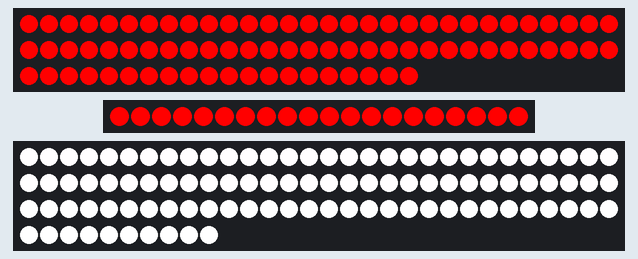
Simulated run of this sketch. Board: Arduino Uno, built with avr-gcc and run on an emulated ATmega328P. Shown: 80 RGB LEDs in strip order, left to right, continuing on the next row, 20 RGB LEDs in strip order, left to right, 100 RGB LEDs in strip order, left to right, continuing on the next row. The strip is taken to match the declared colour order.

Above: at 0.1 s.

The sketch:

QueenSecondary.ino
```cpp
#include <Adafruit_NeoPixel.h>

#define NUM_LEDS_STRIP1 80
#define NUM_LEDS_STRIP2 20
#define NUM_LEDS_STRIP3 100

#define PIN_STRIP1 2
#define PIN_STRIP2 3
#define PIN_STRIP3 4

Adafruit_NeoPixel strip1 = Adafruit_NeoPixel(NUM_LEDS_STRIP1, PIN_STRIP1, NEO_RGB + NEO_KHZ800);
Adafruit_NeoPixel strip2 = Adafruit_NeoPixel(NUM_LEDS_STRIP2, PIN_STRIP2, NEO_RGB + NEO_KHZ800);
Adafruit_NeoPixel strip3 = Adafruit_NeoPixel(NUM_LEDS_STRIP3, PIN_STRIP3, NEO_RGB + NEO_KHZ800);

void setup() {
  strip1.begin();
  strip2.begin();
  strip3.begin();

  strip1.show();
  strip2.show();
  strip3.show();

  // Set colors: Red (255, 0, 0) and White (255, 255, 255)
  setStaticColour(strip1, strip1.Color(255, 0, 0)); // Red
  setStaticColour(strip2, strip2.Color(255, 0, 0)); // Red
  setStaticColour(strip3, strip3.Color(255, 255, 255)); // White
}

void loop() {
  // No dynamic effects, all strips are static
}

void setStaticColour(Adafruit_NeoPixel& strip, uint32_t color) {
  for (int i = 0; i < strip.numPixels(); i++) {
    strip.setPixelColor(i, color);
  }
  strip.show();
}
```
